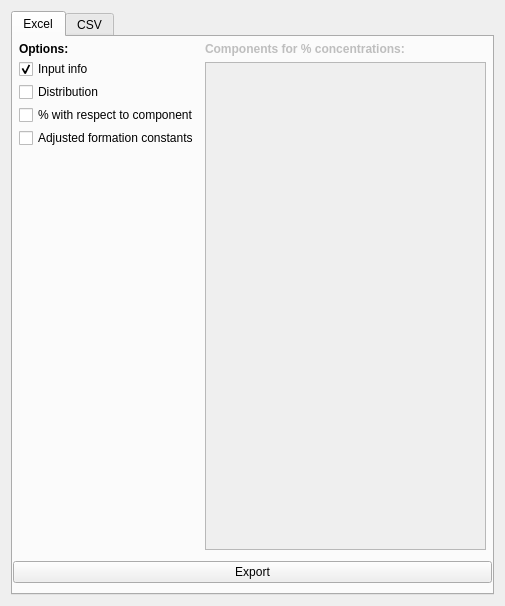
<?xml version="1.0" encoding="UTF-8"?>
<ui version="4.0">
 <class>ExportWindow</class>
 <widget class="QWidget" name="ExportWindow">
  <property name="geometry">
   <rect>
    <x>0</x>
    <y>0</y>
    <width>505</width>
    <height>606</height>
   </rect>
  </property>
  <property name="minimumSize">
   <size>
    <width>505</width>
    <height>606</height>
   </size>
  </property>
  <property name="maximumSize">
   <size>
    <width>505</width>
    <height>606</height>
   </size>
  </property>
  <property name="windowTitle">
   <string>Export Results</string>
  </property>
  <layout class="QVBoxLayout" name="verticalLayout">
   <item>
    <widget class="QTabWidget" name="export_type">
     <property name="currentIndex">
      <number>0</number>
     </property>
     <widget class="QWidget" name="tab">
      <property name="sizePolicy">
       <sizepolicy hsizetype="Preferred" vsizetype="Preferred">
        <horstretch>0</horstretch>
        <verstretch>0</verstretch>
       </sizepolicy>
      </property>
      <attribute name="title">
       <string>Excel</string>
      </attribute>
      <layout class="QVBoxLayout" name="verticalLayout_2">
       <property name="leftMargin">
        <number>0</number>
       </property>
       <property name="topMargin">
        <number>0</number>
       </property>
       <property name="rightMargin">
        <number>0</number>
       </property>
       <property name="bottomMargin">
        <number>10</number>
       </property>
       <item>
        <widget class="QWidget" name="widget_3" native="true">
         <layout class="QHBoxLayout" name="horizontalLayout">
          <property name="leftMargin">
           <number>1</number>
          </property>
          <property name="topMargin">
           <number>5</number>
          </property>
          <property name="rightMargin">
           <number>1</number>
          </property>
          <property name="bottomMargin">
           <number>5</number>
          </property>
          <item>
           <widget class="QWidget" name="widget_2" native="true">
            <property name="sizePolicy">
             <sizepolicy hsizetype="Maximum" vsizetype="Preferred">
              <horstretch>0</horstretch>
              <verstretch>0</verstretch>
             </sizepolicy>
            </property>
            <layout class="QFormLayout" name="formLayout">
             <property name="horizontalSpacing">
              <number>6</number>
             </property>
             <property name="verticalSpacing">
              <number>3</number>
             </property>
             <property name="leftMargin">
              <number>5</number>
             </property>
             <property name="topMargin">
              <number>0</number>
             </property>
             <property name="rightMargin">
              <number>0</number>
             </property>
             <property name="bottomMargin">
              <number>0</number>
             </property>
             <item row="1" column="0">
              <widget class="QCheckBox" name="input_check">
               <property name="text">
                <string>Input info</string>
               </property>
               <property name="checked">
                <bool>true</bool>
               </property>
              </widget>
             </item>
             <item row="2" column="0">
              <widget class="QCheckBox" name="distribution_check">
               <property name="text">
                <string>Distribution</string>
               </property>
              </widget>
             </item>
             <item row="3" column="0">
              <widget class="QCheckBox" name="perc_check">
               <property name="text">
                <string>% with respect to component</string>
               </property>
              </widget>
             </item>
             <item row="4" column="0">
              <widget class="QCheckBox" name="adjlogb_check">
               <property name="text">
                <string>Adjusted formation constants</string>
               </property>
              </widget>
             </item>
             <item row="0" column="0" colspan="2">
              <widget class="QLabel" name="options_label">
               <property name="text">
                <string>&lt;html&gt;&lt;head/&gt;&lt;body&gt;&lt;p&gt;&lt;span style=&quot; font-weight:600;&quot;&gt;Options:&lt;/span&gt;&lt;/p&gt;&lt;/body&gt;&lt;/html&gt;</string>
               </property>
              </widget>
             </item>
            </layout>
           </widget>
          </item>
          <item>
           <widget class="QWidget" name="perc_group" native="true">
            <property name="enabled">
             <bool>false</bool>
            </property>
            <layout class="QVBoxLayout" name="verticalLayout_3">
             <property name="leftMargin">
              <number>0</number>
             </property>
             <property name="topMargin">
              <number>0</number>
             </property>
             <property name="rightMargin">
              <number>5</number>
             </property>
             <property name="bottomMargin">
              <number>0</number>
             </property>
             <item>
              <widget class="QLabel" name="perc_label">
               <property name="text">
                <string>&lt;html&gt;&lt;head/&gt;&lt;body&gt;&lt;p&gt;&lt;span style=&quot; font-weight:600;&quot;&gt;Components for % concentrations:&lt;/span&gt;&lt;/p&gt;&lt;/body&gt;&lt;/html&gt;</string>
               </property>
              </widget>
             </item>
             <item>
              <widget class="QTableWidget" name="perc_table"/>
             </item>
            </layout>
           </widget>
          </item>
         </layout>
        </widget>
       </item>
       <item>
        <widget class="QPushButton" name="export_button">
         <property name="enabled">
          <bool>true</bool>
         </property>
         <property name="text">
          <string>Export</string>
         </property>
         <property name="autoDefault">
          <bool>false</bool>
         </property>
         <property name="default">
          <bool>false</bool>
         </property>
         <property name="flat">
          <bool>false</bool>
         </property>
        </widget>
       </item>
      </layout>
     </widget>
     <widget class="QWidget" name="tab_2">
      <attribute name="title">
       <string>CSV</string>
      </attribute>
     </widget>
    </widget>
   </item>
  </layout>
 </widget>
 <resources/>
 <connections>
  <connection>
   <sender>export_button</sender>
   <signal>clicked()</signal>
   <receiver>ExportWindow</receiver>
   <slot>ExcelExport()</slot>
   <hints>
    <hint type="sourcelabel">
     <x>184</x>
     <y>576</y>
    </hint>
    <hint type="destinationlabel">
     <x>217</x>
     <y>599</y>
    </hint>
   </hints>
  </connection>
  <connection>
   <sender>perc_check</sender>
   <signal>toggled(bool)</signal>
   <receiver>ExportWindow</receiver>
   <slot>TableEnabler()</slot>
   <hints>
    <hint type="sourcelabel">
     <x>149</x>
     <y>147</y>
    </hint>
    <hint type="destinationlabel">
     <x>121</x>
     <y>336</y>
    </hint>
   </hints>
  </connection>
 </connections>
 <slots>
  <slot>ExcelPickPath()</slot>
  <slot>ExcelExport()</slot>
  <slot>TableEnabler()</slot>
 </slots>
</ui>
